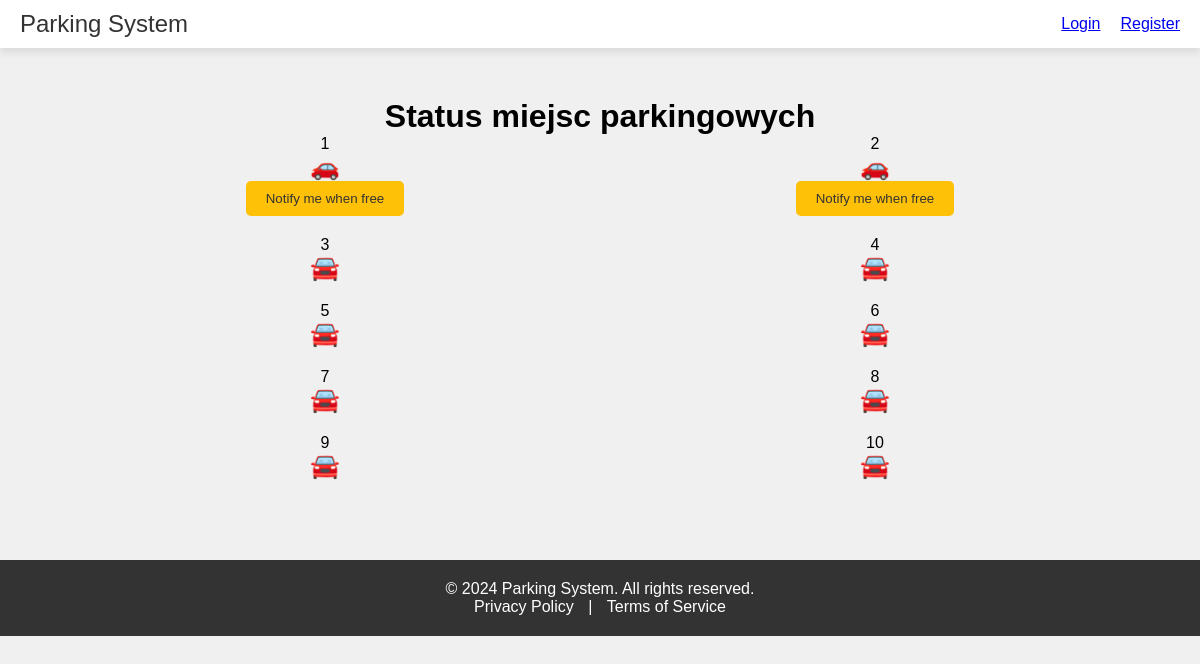
Page /status on the committed database.
### app.py (models this page shows)
class ParkingSpot(db.Model):
    id = db.Column(db.Integer, primary_key=True)
    status = db.Column(db.String(10), nullable=False)

### app.py (the view)
@app.route('/status', methods=['GET'])
def status():
    spots = ParkingSpot.query.all()
    if request.headers.get('accept') == 'application/json':
        spots_data = [{'id': spot.id, 'status': spot.status} for spot in spots]
        return jsonify(spots_data)
    else:
        return render_template('status.html', spots=spots)

### templates/status.html (shortened to what this page needs)
<!DOCTYPE html>
<html lang="en">
<head>
    <link rel="stylesheet" href="styles/statusStyle.css">
</head>
<body>
    <nav class="nav-menu">
        <a class="title">Parking System</a>
        <div class="menu" id="nav-menu">
            <ul>
                {% if not current_user.is_authenticated %}
                <li class="menu-link"><a href="{{ url_for('login') }}">Login</a></li>
                <li class="menu-link"><a href="{{ url_for('register') }}">Register</a></li>
                {% else %}
                <li class="menu-link"><a href="{{ url_for('sesje') }}">Sessions</a></li>
                <li class="menu-link"><a href="{{ url_for('generate_qr') }}"></a>QR Code</li>
                <li class="menu-link"><a href="{{ url_for('status') }}"></a>Available Spots</li>
                <li class="menu-link"><a href="{{ url_for('logout') }}">Logout</a></li>
                {% endif %}
            </ul>
        </div>
    </nav>
    <div class="content-container">
        <h1>Status miejsc parkingowych</h1>
        <div class="step-container">
            {% for spot in spots %}
            <div class="spot">
            <p>{{ spot.id }}</p>
            {% if spot.status == 'Occupied' %}
            <span class="icon occupied">&#128663;</span>
            <form action="{{ url_for('notify', spot_id=spot.id) }}" method="post">
                <button type="submit" class="btn">Notify me when free</button>
            </form>
            {% else %}
            <span class="icon free">&#128664;</span>
            {% endif %}
        </div>
            {% endfor %}
        </div>
    </div>
    <footer class="footer">
        <div class="footer-container">
            <p>&copy; 2024 Parking System. All rights reserved.</p>
            <p><a href="https://example.com/privacy-policy">Privacy Policy</a> | <a href="https://example.com/terms-of-service">Terms of Service</a></p>
        </div>
    </footer>
</body>
</html>

### rows in the picture
ParkingSpot: id "1"
ParkingSpot: id "2"
ParkingSpot: id "3"
ParkingSpot: id "4"
ParkingSpot: id "5"
ParkingSpot: id "6"
ParkingSpot: id "7"
ParkingSpot: id "8"
ParkingSpot: id "9"
ParkingSpot: id "10"
